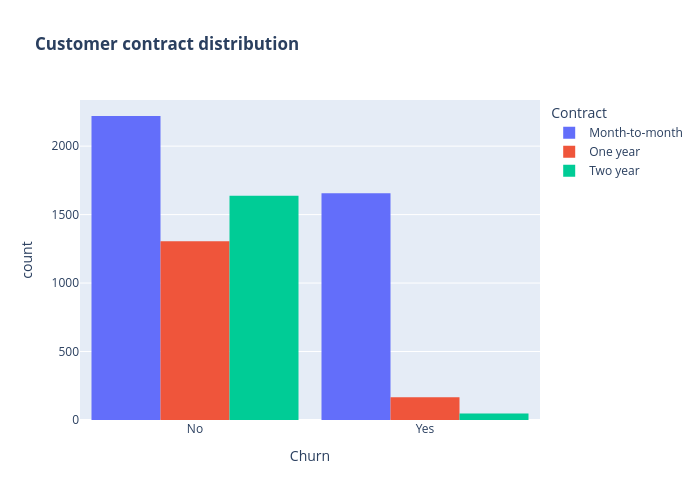
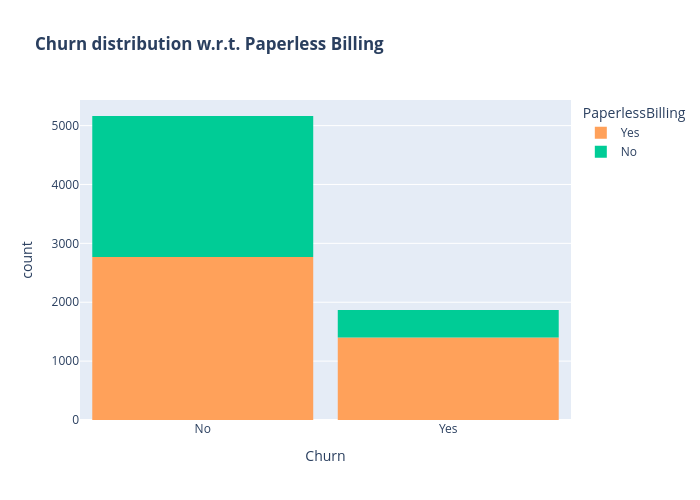
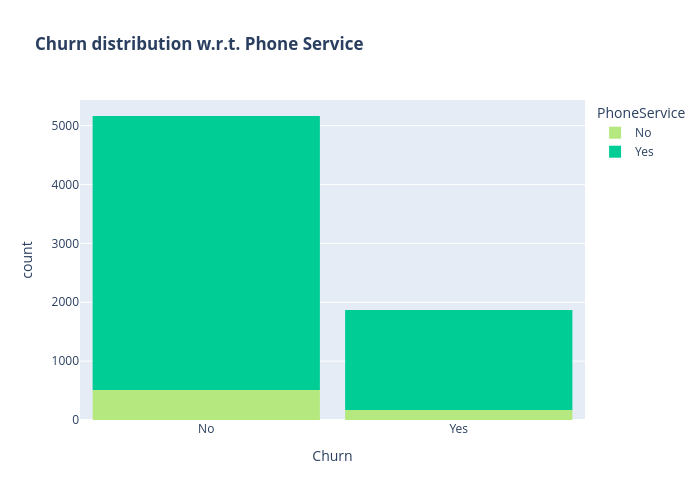
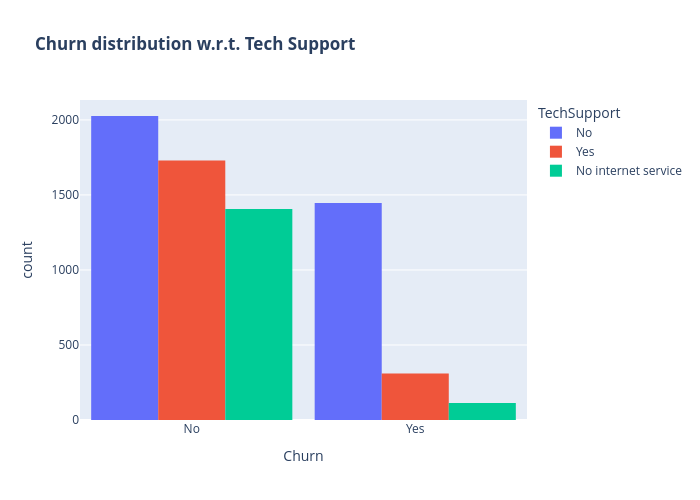

Notebook code cell kept with these figures, in order:
### Markdown cell above
DATA_VISUALIZATION AND EDA(Labelled)

### Code cell
class ChurnAnalysis:
    def __init__(self, df):
        self.df = df
    
    def Contract_churn(self):
        """Analyzes churn distribution based on customer contracts."""
        fig = px.histogram(self.df, x="Churn", color="Contract", barmode="group", title="<b>Customer contract distribution<b>")
        fig.update_layout(width=700, height=500, bargap=0.1)
        fig.show()
    
    def PaperlessB_Churn(self):
        """Analyzes churn distribution based on paperless billing."""
        color_map = {"Yes": '#FFA15A', "No": '#00CC96'}
        fig = px.histogram(self.df, x="Churn", color="PaperlessBilling",  title="<b>Churn distribution w.r.t. Paperless Billing</b>", color_discrete_map=color_map)
        fig.update_layout(width=700, height=500, bargap=0.1)
        fig.show()
    
    def PhoneS_Churn(self):
        """Analyzes churn distribution based on phone service."""
        color_map = {"Yes": '#00CC96', "No": '#B6E880'}
        fig = px.histogram(self.df, x="Churn", color="PhoneService", title="<b>Churn distribution w.r.t. Phone Service</b>", color_discrete_map=color_map)
        fig.update_layout(width=700, height=500, bargap=0.1)
        fig.show()
    
    def TechS_Churn(self):
        """Analyzes churn distribution based on tech support."""
        fig = px.histogram(self.df, x="Churn", color="TechSupport", barmode="group", title="<b>Churn distribution w.r.t. Tech Support</b>")
        fig.update_layout(width=700, height=500, bargap=0.1)
        fig.show()
    
    def OnlineS_Churn(self):
        """Analyzes churn distribution based on online security."""
        color_map = {"Yes": "#FF97FF", "No": "#AB63FA"}
        fig = px.histogram(self.df, x="Churn", color="OnlineSecurity", barmode="group", title="<b>Churn w.r.t Online Security</b>", color_discrete_map=color_map)
        fig.update_layout(width=700, height=500, bargap=0.1)
        fig.show()
    
    def SeniorC_Churn(self):
        """Analyzes churn distribution based on senior citizen status."""
        color_map = {"Yes": '#00CC96', "No": '#B6E880'}
        fig = px.histogram(self.df, x="Churn", color="SeniorCitizen", title="<b>Churn distribution w.r.t. Senior Citizen</b>", color_discrete_map=color_map)
        fig.update_layout(width=700, height=500, bargap=0.1)
        fig.show()
    
    def partners_Churn(self):
        """Analyzes churn distribution based on partnership status."""
        color_map = {"Yes": '#FFA15A', "No": '#00CC96'}
        fig = px.histogram(self.df, x="Churn", color="Partner", barmode="group", title="<b>Churn distribution w.r.t. Partners</b>", color_discrete_map=color_map)
        fig.update_layout(width=700, height=500, bargap=0.1)
        fig.show()
    
    def Dependents_Churn(self):
        """Analyzes churn distribution based on dependents."""
        color_map = {"Yes": "#FF97FF", "No": "#AB63FA"}
        fig = px.histogram(self.df, x="Churn", color="Dependents", barmode="group", title="<b>Dependents distribution</b>", color_discrete_map=color_map)
        fig.update_layout(width=700, height=500, bargap=0.1)
        fig.show()
    
    def InternetS_Gender_Churn(self):
        """Analyzes churn distribution based on internet service and gender."""
        fig = go.Figure()

        fig.add_trace(go.Bar(
            x=[['Churn:No', 'Churn:No', 'Churn:Yes', 'Churn:Yes'], ["Female", "Male", "Female", "Male"]],
            y=[965, 992, 219, 240],
            name='DSL',
        ))

        fig.add_trace(go.Bar(
            x=[['Churn:No', 'Churn:No', 'Churn:Yes', 'Churn:Yes'], ["Female", "Male", "Female", "Male"]],
            y=[889, 910, 664, 633],
            name='Fiber optic',
        ))

        fig.add_trace(go.Bar(
            x=[['Churn:No', 'Churn:No', 'Churn:Yes', 'Churn:Yes'], ["Female", "Male", "Female", "Male"]],
            y=[690, 717, 56, 57],
            name='No Internet',
        ))

        fig.update_layout(title_text="<b>Churn Distribution w.r.t. Internet Service and Gender</b>")
        fig.show()
    
    def Payment_churn(self):
        """Analyzes churn distribution based on payment method."""
        fig = px.histogram(self.df, x="Churn", color="PaymentMethod", title="<b>Customer Payment Method distribution w.r.t. Churn</b>")
        fig.update_layout(width=700, height=500, bargap=0.1)
        fig.show()
    
    def Churn_Gender(self):
        """Analyzes churn distribution based on gender."""
        g_labels = ['Male', 'Female']
        c_labels = ['No', 'Yes']
        fig = make_subplots(rows=1, cols=2, specs=[[{'type': 'domain'}, {'type': 'domain'}]])
        fig.add_trace(go.Pie(labels=g_labels, values=self.df['gender'].value_counts(), name="Gender"), 1, 1)
        fig.add_trace(go.Pie(labels=c_labels, values=self.df['Churn'].value_counts(), name="Churn"), 1, 2)
        fig.update_traces(hole=0.4, hoverinfo="label+percent+name", textfont_size=16)
        fig.update_layout(
            title_text="Gender and Churn Distribution",
            annotations=[
                dict(text='Gender', x=0.16, y=0.5, font_size=20, showarrow=False),
                dict(text='Churn', x=0.84, y=0.5, font_size=20, showarrow=False)
            ]
        )
        fig.show()

    def run_all_analyses(self):
        """Runs all defined churn analysis methods."""
        self.Contract_churn()
        self.PaperlessB_Churn()
        self.PhoneS_Churn()
        self.TechS_Churn()
        self.OnlineS_Churn()
        self.SeniorC_Churn()
        self.partners_Churn()
        self.Dependents_Churn()
        self.InternetS_Gender_Churn()
        self.Payment_churn()
        self.Churn_Gender()


# Load your data into a DataFrame
# df = pd.read_csv('path_to_csv_file.csv')

# Initialize the analysis class with the DataFrame
churn_analysis = ChurnAnalysis(df)

# Run all analyses
churn_analysis.run_all_analyses()

### Figure 1 — Plotly figure (JSON) as saved in the notebook; plotly's stock layout.template omitted (floating-point values rounded to 4 significant figures; data arrays with more than 128 entries replaced by an {"elided": "..."} marker saying what was removed)
{"data": [{"alignmentgroup": "True", "bingroup": "x", "hovertemplate": "Contract=Month-to-month<br>Churn=%{x}<br>count=%{y}<extra></extra>", "legendgroup": "Month-to-month", "marker": {"color": "#636efa", "pattern": {"shape": ""}}, "name": "Month-to-month", "offsetgroup": "Month-to-month", "orientation": "v", "showlegend": true, "type": "histogram", "x": {"elided": "3875 str values"}, "xaxis": "x", "yaxis": "y"}, {"alignmentgroup": "True", "bingroup": "x", "hovertemplate": "Contract=One year<br>Churn=%{x}<br>count=%{y}<extra></extra>", "legendgroup": "One year", "marker": {"color": "#EF553B", "pattern": {"shape": ""}}, "name": "One year", "offsetgroup": "One year", "orientation": "v", "showlegend": true, "type": "histogram", "x": {"elided": "1472 str values"}, "xaxis": "x", "yaxis": "y"}, {"alignmentgroup": "True", "bingroup": "x", "hovertemplate": "Contract=Two year<br>Churn=%{x}<br>count=%{y}<extra></extra>", "legendgroup": "Two year", "marker": {"color": "#00cc96", "pattern": {"shape": ""}}, "name": "Two year", "offsetgroup": "Two year", "orientation": "v", "showlegend": true, "type": "histogram", "x": {"elided": "1685 str values"}, "xaxis": "x", "yaxis": "y"}], "layout": {"bargap": 0.1, "barmode": "group", "height": 500, "legend": {"title": {"text": "Contract"}, "tracegroupgap": 0}, "title": {"text": "<b>Customer contract distribution<b>"}, "width": 700, "xaxis": {"anchor": "y", "domain": [0, 1], "title": {"text": "Churn"}}, "yaxis": {"anchor": "x", "domain": [0, 1], "title": {"text": "count"}}}}

### Figure 2 — Plotly figure (JSON) as saved in the notebook; plotly's stock layout.template omitted (floating-point values rounded to 4 significant figures; data arrays with more than 128 entries replaced by an {"elided": "..."} marker saying what was removed)
{"data": [{"alignmentgroup": "True", "bingroup": "x", "hovertemplate": "PaperlessBilling=Yes<br>Churn=%{x}<br>count=%{y}<extra></extra>", "legendgroup": "Yes", "marker": {"color": "#FFA15A", "pattern": {"shape": ""}}, "name": "Yes", "offsetgroup": "Yes", "orientation": "v", "showlegend": true, "type": "histogram", "x": {"elided": "4168 str values"}, "xaxis": "x", "yaxis": "y"}, {"alignmentgroup": "True", "bingroup": "x", "hovertemplate": "PaperlessBilling=No<br>Churn=%{x}<br>count=%{y}<extra></extra>", "legendgroup": "No", "marker": {"color": "#00CC96", "pattern": {"shape": ""}}, "name": "No", "offsetgroup": "No", "orientation": "v", "showlegend": true, "type": "histogram", "x": {"elided": "2864 str values"}, "xaxis": "x", "yaxis": "y"}], "layout": {"bargap": 0.1, "barmode": "relative", "height": 500, "legend": {"title": {"text": "PaperlessBilling"}, "tracegroupgap": 0}, "title": {"text": "<b>Churn distribution w.r.t. Paperless Billing</b>"}, "width": 700, "xaxis": {"anchor": "y", "domain": [0, 1], "title": {"text": "Churn"}}, "yaxis": {"anchor": "x", "domain": [0, 1], "title": {"text": "count"}}}}

### Figure 3 — Plotly figure (JSON) as saved in the notebook; plotly's stock layout.template omitted (floating-point values rounded to 4 significant figures; data arrays with more than 128 entries replaced by an {"elided": "..."} marker saying what was removed)
{"data": [{"alignmentgroup": "True", "bingroup": "x", "hovertemplate": "PhoneService=No<br>Churn=%{x}<br>count=%{y}<extra></extra>", "legendgroup": "No", "marker": {"color": "#B6E880", "pattern": {"shape": ""}}, "name": "No", "offsetgroup": "No", "orientation": "v", "showlegend": true, "type": "histogram", "x": {"elided": "680 str values"}, "xaxis": "x", "yaxis": "y"}, {"alignmentgroup": "True", "bingroup": "x", "hovertemplate": "PhoneService=Yes<br>Churn=%{x}<br>count=%{y}<extra></extra>", "legendgroup": "Yes", "marker": {"color": "#00CC96", "pattern": {"shape": ""}}, "name": "Yes", "offsetgroup": "Yes", "orientation": "v", "showlegend": true, "type": "histogram", "x": {"elided": "6352 str values"}, "xaxis": "x", "yaxis": "y"}], "layout": {"bargap": 0.1, "barmode": "relative", "height": 500, "legend": {"title": {"text": "PhoneService"}, "tracegroupgap": 0}, "title": {"text": "<b>Churn distribution w.r.t. Phone Service</b>"}, "width": 700, "xaxis": {"anchor": "y", "domain": [0, 1], "title": {"text": "Churn"}}, "yaxis": {"anchor": "x", "domain": [0, 1], "title": {"text": "count"}}}}

### Figure 4 — Plotly figure (JSON) as saved in the notebook; plotly's stock layout.template omitted (floating-point values rounded to 4 significant figures; data arrays with more than 128 entries replaced by an {"elided": "..."} marker saying what was removed)
{"data": [{"alignmentgroup": "True", "bingroup": "x", "hovertemplate": "TechSupport=No<br>Churn=%{x}<br>count=%{y}<extra></extra>", "legendgroup": "No", "marker": {"color": "#636efa", "pattern": {"shape": ""}}, "name": "No", "offsetgroup": "No", "orientation": "v", "showlegend": true, "type": "histogram", "x": {"elided": "3472 str values"}, "xaxis": "x", "yaxis": "y"}, {"alignmentgroup": "True", "bingroup": "x", "hovertemplate": "TechSupport=Yes<br>Churn=%{x}<br>count=%{y}<extra></extra>", "legendgroup": "Yes", "marker": {"color": "#EF553B", "pattern": {"shape": ""}}, "name": "Yes", "offsetgroup": "Yes", "orientation": "v", "showlegend": true, "type": "histogram", "x": {"elided": "2040 str values"}, "xaxis": "x", "yaxis": "y"}, {"alignmentgroup": "True", "bingroup": "x", "hovertemplate": "TechSupport=No internet service<br>Churn=%{x}<br>count=%{y}<extra></extra>", "legendgroup": "No internet service", "marker": {"color": "#00cc96", "pattern": {"shape": ""}}, "name": "No internet service", "offsetgroup": "No internet service", "orientation": "v", "showlegend": true, "type": "histogram", "x": {"elided": "1520 str values"}, "xaxis": "x", "yaxis": "y"}], "layout": {"bargap": 0.1, "barmode": "group", "height": 500, "legend": {"title": {"text": "TechSupport"}, "tracegroupgap": 0}, "title": {"text": "<b>Churn distribution w.r.t. Tech Support</b>"}, "width": 700, "xaxis": {"anchor": "y", "domain": [0, 1], "title": {"text": "Churn"}}, "yaxis": {"anchor": "x", "domain": [0, 1], "title": {"text": "count"}}}}
